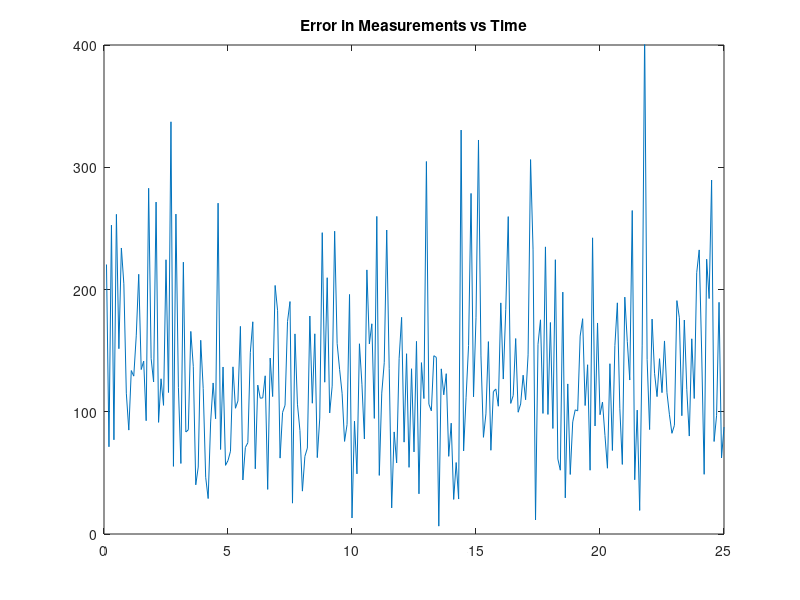

Write MATLAB code to recreate this figure.
% EC 3310 Computer Assignment #1 (part1)
% Alessio Grompone 01/18/2013
% Target Motion

%DATA

delta=0.1;    %sample time
nsamples=250; %number of samples
sigmax=100;   %standard deviation along x
sigmay=100;   %standard deviation along y
sigma=[sigmax;sigmay];  %standard deviations in one vector
ht=126.8699*pi/180; %Target Attitude (from degrees to radians) 
st=360*2000/3600;   %Target Speed (from knots to yards/sec)
%Inital COnditions
xo=6000;
yo=8000;
Vxo=st*sin(ht);
Vyo=st*cos(ht);
%State Vector
xi=[xo;Vxo;
    yo;Vyo];
%Transition Matrix
F=[1,delta,0,0;
    0,1,0,0;
    0,0,1,delta;
    0,0,0,1];
%Measurement Matrix
H=[1,0,0,0;
    0,0,1,0];
%initialize Matixes
zout=[];   %measurements output
posout=[]; %true target position
error=[];  %distance errors
x=xi;

for ii=1:nsamples,
    ztrue=H*x;
    posout=[posout,ztrue]; %collects the real position values in one matrix
    z=ztrue+randn(size(sigma)).*sigma;%has measurements adding random error
    zout=[zout,z];  %collects the measurement values in one matrix
    ztilde=ztrue-z; %error between real position and measured position
    error=[error,sqrt(ztilde'*ztilde)];%collects error values
    x=F*x; %target motion ( x2 = TransMatrix * x1 )
end

%plot1 Target motion and true position
 
 plot(posout(1,:),posout(2,:),'-');
 title('True Target Motion');
 axis([5500 10500 4000 9000]);
pause
%plot2 Target motion with noise measurements

plot(posout(1,:),posout(2,:),'-',zout(1,:),zout(2,:),'-');
title('Target Motion and Measurements at Simple Times');
axis([5500 10500 4000 9000]);
pause;


%Distance errors between Target and measurements
time=[1:max(size(zout))]*delta;
plot(time,error,'-');
title('Error in Measurements vs Time');
axis([0 25 0 400]);



